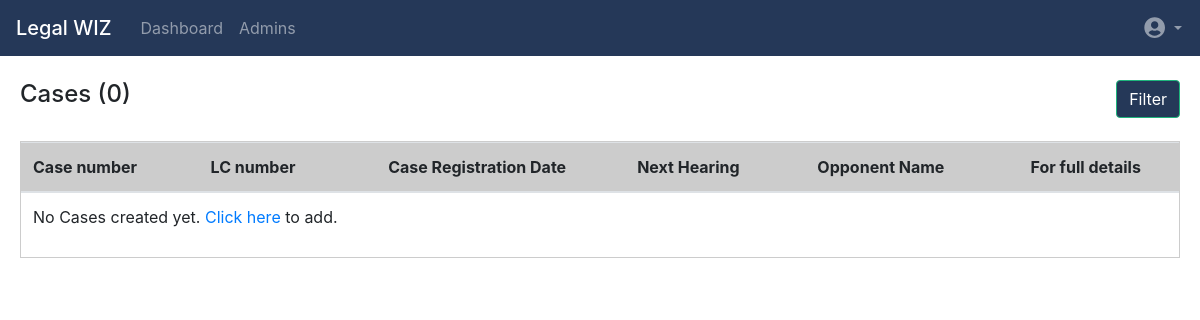
Before: /SecretaryDashboard with the older database file.
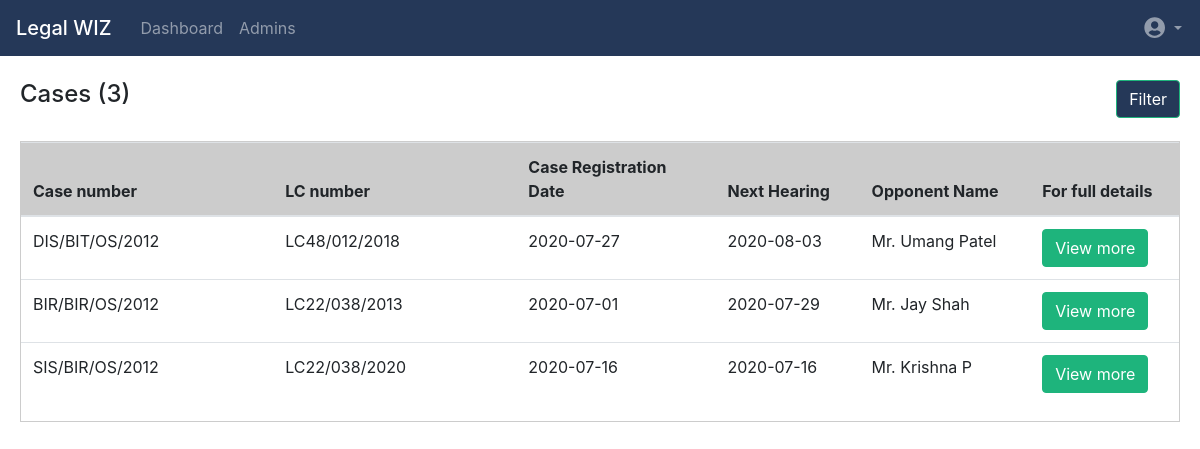
After: the same page with the newer database file.
### backend/models.py (models this page shows)
class AddCases(models.Model):
    type_of_court=models.CharField(max_length=50,choices=(
        ("Supreme Court","Supreme Court"),
        ("Junior Division Court","Junior Division Court"),
        ("Senior Division Court","Senior Division Court"),
        ("Consumer Court","Consumer Court"),
        ("Family Court","Family Court"),
        ("Sale Tax Tribunal","Sale Tax Tribunal"),
        ("Additional District Judge Court","Additional District Judge Court")
    ),default="Supreme Court")
    type_of_case=models.CharField(max_length=50,
    choices=(
        ("Criminal Case","Criminal Case"),
        ("Property Case","Property Case"),
        ("Divorse Case","Divorse Case"),
        ("Civil Case","Civil Case"),
    ))
    case_number=models.CharField(max_length=50,primary_key=True)
    case_registration_date=models.CharField(max_length=50)
    court_name=models.CharField(max_length=50,
    choices=(
        ("BMC High Court","BMC High Court"),
        ("Junior Court","Junior Court"),
        ("NyayMandir","NyayMandir"),
        ("Lal Court","Lal Court"),
    ))
    subject_matter=models.CharField(max_length=50,
    choices=(
        ("Cheque Bounce Matter","Cheque Bounce Matter"),
        ("Unauthorized Construction","Unauthorized Construction"),
        ("Property Tax Matter","Property Tax Matter"),
        ("Estabhlishment Matter","Estabhlishment Matter"),
        ("Advertisement Matter","Advertisement Matter"),
        ("A.F.A Act","A.F.A Act"),
        ("Against Disimisal 106 Appointment Matter","Against Disimisal 106 Appointment Matter"),
        ("Public Health Related Matter","Public Health Related Matter"),
    ))
    lc_number=models.CharField(max_length=50,unique=True)
    section=models.CharField(max_length=50,
    choices=(
        ("148","148"),
        ("152","152"),
        ("160","160"),
        ("180","180"),
    ))
    previous_casenumber=models.CharField(max_length=50)
    case_receiving_date=models.CharField(max_length=50)
    appearance_date_respondent=models.CharField(max_length=50)
    pwc_duedate=models.CharField(max_length=50)
    duedate_filing=models.CharField(max_length=50)
    title=models.CharField(max_length=50)
    prayer=models.CharField(max_length=50)
    filedby_corporation=models.CharField(max_length=3,default="No",
    choices=(
        ("Yes","Yes"),
        ("No","No")
    ))
    stamp_no=models.CharField(max_length=50)
    first_apperance_petitioner=models.CharField(max_length=50)
    petitioner_counsel_name=models.CharField(max_length=50)
    represented_by_coordinator=models.CharField(max_length=50)
    next_hearing_date=models.CharField(max_length=50,default="xx/xx/2020")
    app_isemployee=models.CharField(max_length=3,default="No",
    choices=(
        ("Yes","Yes"),
        ("No","No")
    ))
    app_name=models.CharField(max_length=100)
    app_address=models.CharField(max_length=200)
    app_contact=models.IntegerField()
    app_dept=models.CharField(max_length=50,
    choices=(
        ("Central Railway","Central Railway"),
        ("Ministry of Agriculture","Ministry of Agriculture"),
        ("Urban Development(UD)","Urban Development(UD)"),
        ("Forest Department","Forest Department"),
        ("Department of Home","Department of Home"),
        ("Ministry of Textile","Ministry of Textile"),
    ))
    res_isemployee=models.CharField(max_length=3,default="No",
    choices=(
        ("Yes","Yes"),
        ("No","No")
    ))
    res_name=models.CharField(max_length=100)
    res_address=models.CharField(max_length=200)
    res_contact=models.IntegerField()
    res_dept=models.CharField(max_length=50,
    choices=(
        ("Central Railway","Central Railway"),
        ("Ministry of Agriculture","Ministry of Agriculture"),
        ("Urban Development(UD)","Urban Development(UD)"),
        ("Forest Department","Forest Department"),
        ("Department of Home","Department of Home"),
        ("Ministry of Textile","Ministry of Textile"),
    ))
    ass_isprimarydept=models.CharField(max_length=3,default="No",
    choices=(
        ("Yes","Yes"),
        ("No","No")
    ))
    ass_dept=models.CharField(max_length=50)
    ass_assignedto=models.CharField(max_length=50)
    ass_assignedon=models.CharField(max_length=50)
    ass_date_receipt_pwc=models.CharField(max_length=50)
    remark=models.CharField(max_length=500)
    standing_counsel=models.CharField(max_length=50)
    standingcounsel_assignedon=models.CharField(max_length=50)
    vakalatnama_filingdate=models.CharField(max_length=50)
    date_of_filing_writtenstatement=models.CharField(max_length=50)
    standing_counsel_required=models.CharField(max_length=3,default="No",
    choices=(
        ("Yes","Yes"),
        ("No","No")
    ))
    document = models.FileField(null=True,blank=True)

### backend/views.py (the view)
# urls.py: path('SecretaryDashboard',views.SecretaryDashboard,name="SecretaryDashboard"),
def SecretaryDashboard(request):
    if request.POST.get('secretaryfilter',False):
        caseno = request.POST.get('filter-caseno',False)
        lcno = request.POST.get('filter-lcno',False)
        nh = request.POST.get('filter-nh',False)
        if caseno or lcno or nh:
            if caseno and lcno and nh:
                case = AddCases.objects.filter(case_number=caseno,lc_number=lcno,next_hearing_date=nh)
                fc = len(case)
            elif caseno and lcno:
                case = AddCases.objects.filter(case_number=caseno,lc_number=lcno)
                fc = len(case)
            elif caseno and nh:
                case = AddCases.objects.filter(case_number=caseno,next_hearing_date=nh)
                fc = len(case)
            elif nh and lcno:
                case = AddCases.objects.filter(next_hearing_date=nh,lc_number=lcno)
                fc = len(case)
            elif lcno:
                case = AddCases.objects.filter(lc_number=lcno)
                fc = len(case)
                print(fc)
            elif nh:
                case = AddCases.objects.filter(next_hearing_date=nh)
                fc = len(case)
            elif caseno:
                case = AddCases.objects.filter(case_number=caseno)
                fc = len(case)
            return render(request,'Secretary/SecretaryDashboard.html',{'case':case,'fc':fc})
    elif request.POST.get('we', False):
        val = request.POST.get('we', False)
        viewmore = AddCases.objects.all()
        hearing = Hearing.objects.all()
        args = { 'viewmore': viewmore,'val': val,'hearing':hearing}
        return render(request, 'Secretary/Secretaryviewmorecase.html', args)
    else:
        case=AddCases.objects.all().order_by('-next_hearing_date')
        length=len(case)
        args={"case":case,"length":length}
        return render(request,'Secretary/SecretaryDashboard.html',args)

### templates/Secretary/SecretaryDashboard.html (shortened to what this page needs)
{% load static %}
<!DOCTYPE html>
<html lang="en">
    <head>
        <link rel="stylesheet" href="https://stackpath.bootstrapcdn.com/bootstrap/4.5.0/css/bootstrap.min.css">
        <link rel="stylesheet" type="text/css" href="{% static 'assets/css/dashboard.css' %}">
        <link rel="stylesheet" type="text/css" href="{% static 'assets/css/navbar.css' %}">
        <link rel="stylesheet" type="text/css" href="{% static 'assets/css/Cases.css' %}">
        <link rel="stylesheet" type="text/css" href="{% static 'assets/css/filterForm.css' %}">
        <link rel="stylesheet" href="https://cdnjs.cloudflare.com/ajax/libs/font-awesome/4.7.0/css/font-awesome.min.css">
    </head>
    <body>
        <nav class="navbar navbar-expand-lg navbar-dark sticky-top">
          <h1 class="navbar-brand mb-0">Legal WIZ</h1>
          <div class="collapse navbar-collapse" id="navbarNavDropdown">
            <ul class="navbar-nav">
              <li class="nav-item ">
                <a class="nav-link " href="/SecretaryDashboard">Dashboard</a>
              </li>
              <li class="nav-item">
                <a class="nav-link" href="SecretaryDashboard/Adminlist">Admins</a>
              </li>
              <li class="nav-item">
              <li class="nav-item dropdown">
                <a class="nav-link dropdown-toggle" href="#" id="navbarDropdownMenuLink" role="button" data-toggle="dropdown" aria-haspopup="true" aria-expanded="false">
                  <i class="fas fa-user-circle fa-lg"></i>
                </a>
              </li>
            </ul>
          </div>
        </nav>
        <br>
        {% block content %}
        <div class="wrapper">
          <div class="title">
              <div class="bd-title">
                  <h4>Cases {% if fc >= 1 %} ({{ fc }}) {% endif %} {% if length >= 0 %} ({{ length }}) {% endif %}</h4>
              </div>
              <div class="right-content">
                  <div class="filter-button">
                      <button class="btn filter" type="button" data-toggle="collapse" data-target="#collapseExample"
                          aria-expanded="false" aria-controls="collapseExample" style="background: #253858;;">
                          Filter
                      </button>
                  </div>
              </div>
          </div>
      </div>
      <br>
      <div class="table-content">
          <table class="table">
              <thead>
                  <tr>
                      <th style="width: 0;">Case number </th>
                      <th style="width: 0;">LC number</th>
                      <th style="width: 0;">Case Registration Date</th>
                      <th style="width: 0;">Next Hearing</th>
                      <th style="width: 0;">Opponent Name</th>
                      <th style="width: 0;">For full details</th>
                  </tr>
              </thead>
              <tbody>
                  {% if length > 0 %}
                  {% for i in case %}
                  <tr>
                      <td> {{ i.case_number }}</td>
                      <td> {{ i.lc_number }}</td>
                      <td> {{ i.case_registration_date }}</td>
                      <td> {{ i.next_hearing_date }}</td>
                      <td> {{ i.res_name }}</td>
                      <td>
                          <form method="POST">
                              <a href="viewmore">
                                  <button type="submit" name="we" value="{{i.case_number}}"
                                      class="btn btn-outline-secondary">View more</button>
                              </a>
                          </form>
                      </td>
                  </tr>
                  {% endfor %}
                  {% endif %}
                  {% if length == 0 %}
                  <tr>
                      <td colspan="6"> No Cases created yet. <a href="/Dashboard/Cases/addcase">Click here </a>to add.
                      </td>
                  </tr>
                  {% endif %}
              </tbody>
          </table>
      </div>
        {% endblock %}
    </body>
</html>

### static/assets/css/navbar.css (style rules this page uses)
.navbar { background-color: #253858; }
.navbar-brand { padding-right: 5px; }
.dropdown { float: right; right: 10px; position: absolute; }

### static/assets/css/Cases.css (style rules this page uses)
.title { display: flex; position: relative; padding: 0px 20px; }
.right-content { display: flex; position: absolute; float: right; right: 0; padding-right: 20px; }
.filter { color: #1eb47c; border-color: #1eb47c; transition: 0.35s ease-in-out; }
.table-content { margin: 0 20px; border: 1px solid rgba(0,0,0,0.2); }
th { background-color: rgba(0,0,0,0.2); }

### static/assets/css/filterForm.css (style rules this page uses)
.btn { background-color: #1eb47c; border-color: #1eb47c; color: white; }

Changed rows visible on the page:
added AddCases: case_number "DIS/BIT/OS/2012", lc_number "LC48/012/2018", case_registration_date "2020-07-27", next_hearing_date "2020-08-03", res_name "Mr. Umang Patel"
added AddCases: case_number "BIR/BIR/OS/2012", lc_number "LC22/038/2013", case_registration_date "2020-07-01", next_hearing_date "2020-07-29", res_name "Mr. Jay Shah"
added AddCases: case_number "SIS/BIR/OS/2012", lc_number "LC22/038/2020", case_registration_date "2020-07-16", next_hearing_date "2020-07-16", res_name "Mr. Krishna P"
Other visible differences:
{{ length }}: "0" → "3"
text no longer shown: "No Cases created yet. Click here to add."
